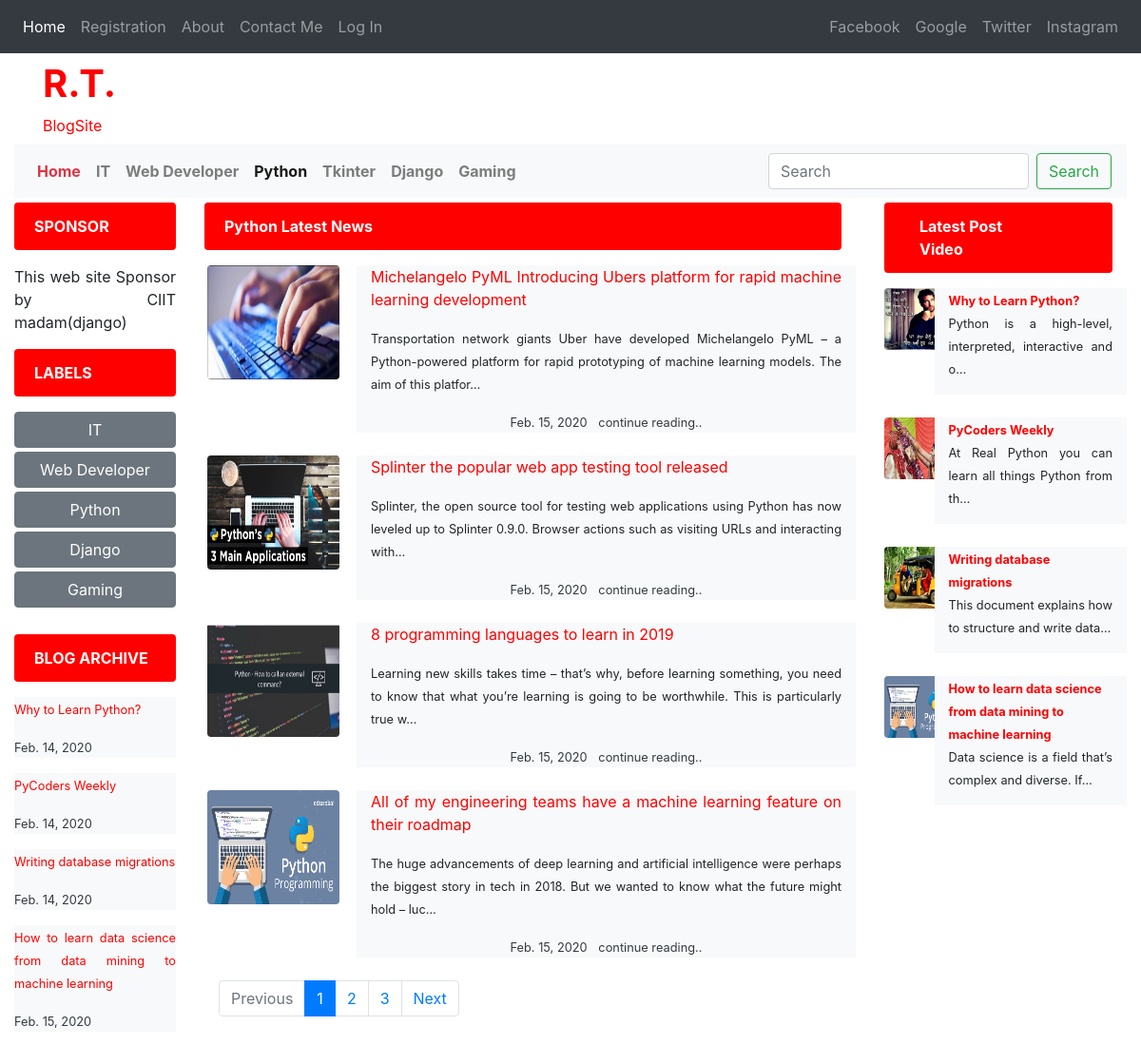
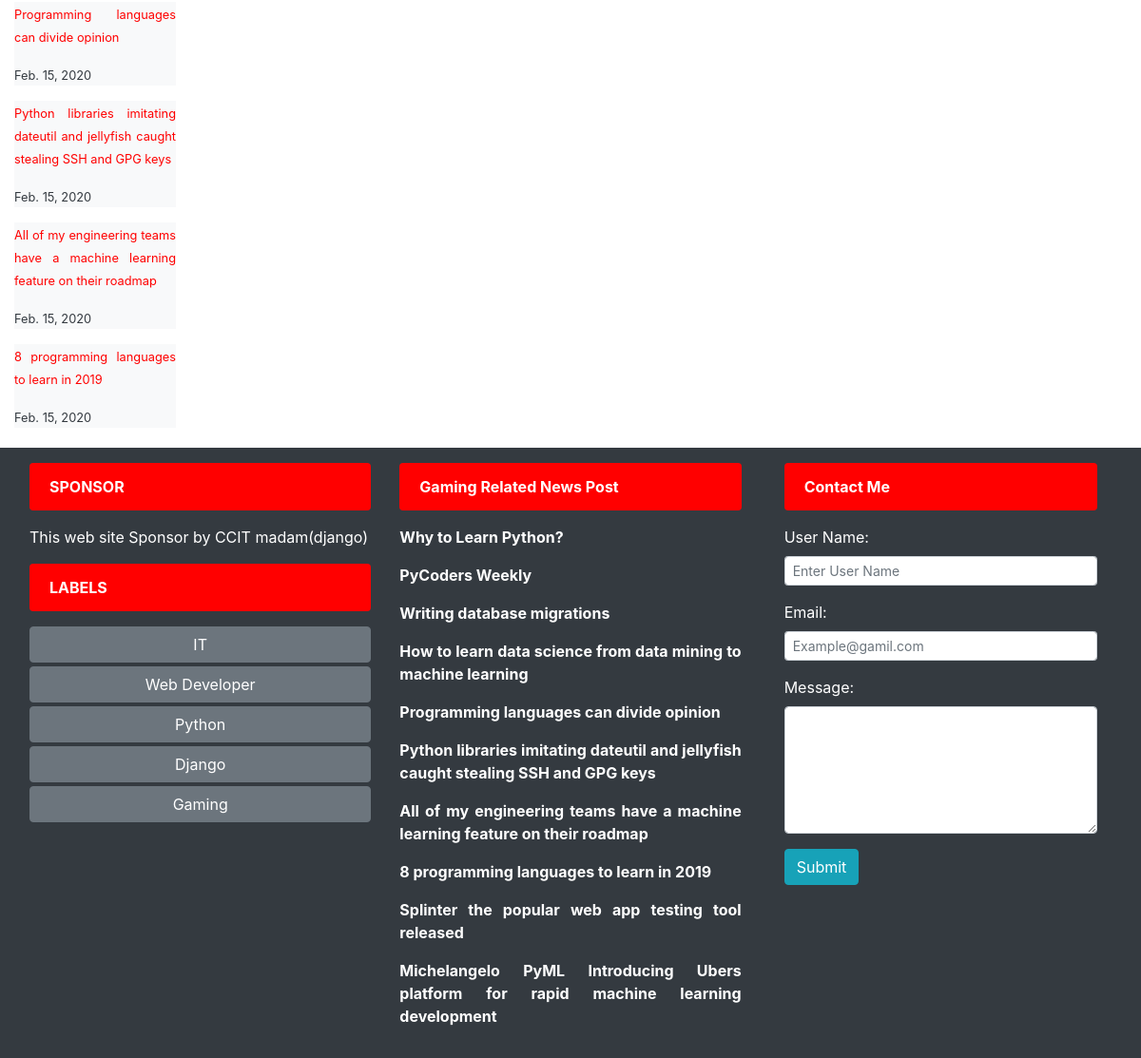
Page /page/python on the committed database (2 pictures, top to bottom).
### post/models.py (models this page shows, shortened)
class News(models.Model):
    news_id = models.AutoField(primary_key=True)
    title = models.CharField(max_length=100)
    heading0 = models.CharField(max_length=140)
    post0 = models.TextField()
    heading1 = models.CharField(max_length=140)
    post1 = models.TextField()
    pub_date = models.DateField()
    file_name = models.FileField(upload_to='image',default=0)
    def get_absolute_url(self):
     return f"/{self.title.replace(' ', '-')}/"

### post/views.py (the view)
# urls.py: path('page/python', views.python, name='python'),
def python(request):
    news2 = News.objects.all().filter(heading0='python')
    python1 =News.objects.filter(heading0='python').order_by('-news_id')
    paginator = Paginator(python1,4)
    page_number = request.GET.get('page')
    page_obj = paginator.get_page(page_number)
    return render(request, 'page/Python.html', {'python1': python1,
                                                'page_obj': page_obj,
                                                'news2':news2})

### post/templates/page/Python.html (shortened to what this page needs)
{% extends 'linkfile.html' %}
{% block page/pythonactive %} active{% endblock page/pythonactive %}
{% block body %}
<div class="col-sm-7">
    <div class="row">
        <div class="col-sm-12">
            <div class="alert colour_banner">
                <strong> Python Latest News</strong>
            </div>
            {% for k in page_obj %}
            <div class=" text-center">
                <div class="row">
                    <div class="col-sm-3">
                        <img src="{{k.file_name.url}}" class="rounded" height="120" width="139" alt="Avatar">
                    </div>
                    <div class="col-sm-9 bg-light ">
                        <a href="{{k.get_absolute_url}}"> <p>{{k.title}}</p></a>
                        <p><small>{{k.post0|truncatechars:170}}</small></p>
                        <span class="text-dark"><small>{{k.pub_date}}&nbsp;&nbsp;</small></span>
                        <a href="{{k.get_absolute_url}}">
                            <span class="text-dark"><small>continue reading..</small></span>
                        </a>
                    </div>
                </div><br>
            </div>
            {% endfor %}
            <div class="container">
                {% if page_obj.has_other_pages %}
                <ul class="pagination">
                    {% if page_obj.has_previous %}
                    <li class="page-item">
                        <a href="?page={{ page_obj.previous_page_number }}" class="page-link">Previous</a>
                    </li>
                    {% else %}
                    <li class="page-item disabled">
                        <a href="" class="page-link"> Previous</a>
                    </li>
                    {% endif %}
                    {% for i in page_obj.paginator.page_range %}
                    {% if page_obj.number == i %}
                    <li class="page-item active">
                        <a href="" class="page-link"> {{i}}</a>
                    </li>
                    {% else %}
                    <li class="page-item">
                        <a href="?page={{i}}" class="page-link"> {{i}}</a>
                    </li>
                    {% endif %}
                    {% endfor %}
                    {% if page_obj.has_next %}
                    <li class="page-item ">
                        <a href="?page={{page_obj.next_page_number }}" class="page-link"> Next</a>
                    </li>
                    {% else %}
                    <li class="page-item disabled">
                        <a href="" class="page-link">Next</a>
                    </li>
                    {% endif %}
                </ul>
                {% endif %}
            </div>
        </div>
    </div>
</div>
{% endblock %}

### post/templates/linkfile.html (shortened to what this page needs)
{% load static %}
<!doctype html>
<html lang="en">
<head>
    <link rel="stylesheet" href="{% static 'css/bootstrap.min.css'%}">
</head>
<body>
<header>
    <nav class="navbar navbar-expand-lg navbar-dark bg-dark">
        <div class="collapse navbar-collapse " id="navbarSupportedContent">
            <ul class="navbar-nav mr-auto">
                <li class="nav-item active">
                    <a class="nav-link" href="{% url 'home' %}" >Home</a>
                </li>
                <li class="nav-item ">
                    <a class="nav-link" href="{% url 'contact'%}">Registration</a>
                 </li>
                <li class="nav-item ">
                <a class="nav-link" href="{% url 'about'%}">About</a>
                </li>
                <li class="nav-item ">
                    <a class="nav-link" href="#contact_me">Contact Me</a>
                </li>
                {% if user.is_authenticated %}
                {% csrf_token %}
                <li class="nav-item ">
                    <a class="nav-link" href="{% url 'logout'%}">Log Out</a>
                </li>
                <li class="nav-item ">
                    <a class="nav-link" href="#">welcome {{request.user}}</a>
                </li>
                {% else %}
                <li class="nav-item ">
                    <a class="nav-link" href="{% url 'login'%}">Log In</a>
                </li>
                {% endif %}
            </ul>
        </div>
        <div class="collapse navbar-collapse" id="navbar-right">
            <ul class="navbar-nav ml-auto">
                <li class="nav-item">
                    <a href="#" class="nav-link">Facebook</a>
                </li>
                <li class="nav-item">
                    <a href="#" class="nav-link">Google</a>
                </li>
                <li class="nav-item">
                    <a href="#" class="nav-link">Twitter</a>
                </li>
                <li class="nav-item">
                    <a href="#" class="nav-link">Instagram</a>
                </li>
            </ul>
        </div>
    </nav>
</header>
<div class="container my-2" style="color:red;">
    <h1 ><strong>R.T. </strong></h1>BlogSite
</div>
<div class="container-fluid">
    <nav class="navbar navbar-expand-md navbar-light  bg-light">
        <div class="collapse navbar-collapse" id="navbarSupported">
            <ul class="navbar-nav mr-auto">
                <li class="nav-item">
                    <a class="nav-link text-danger " href="/"><strong>Home</strong></a>
                </li>
                <li class="nav-item {% block page/itactive %} {% endblock page/itactive %} ">
                    <a class="nav-link" href="/page/it"><strong>IT </strong></a>
                </li>
                <li class="nav-item {% block page/webdevloperactive %} {% endblock page/webdevloperactive %}">
                    <a class="nav-link" href="/page/webdevloper"><strong>Web Developer</strong></a>
                </li>
                <li class="nav-item {% block page/pythonactive %} {% endblock page/pythonactive %}">
                    <a class="nav-link" href="/page/python"><strong>Python</strong></a>
                </li>
                <li class="nav-item {% block page/tkinteractive %} {% endblock page/tkinteractive %}">
                    <a class="nav-link" href="/page/tkinter"><strong>Tkinter</strong></a>
                </li>
                <li class="nav-item {% block page/djangoactive %} {% endblock page/djangoactive %}">
                    <a class="nav-link" href="/page/django"><strong>Django</strong></a>
                </li>
                <li class="nav-item {% block page/gamingactive %} {% endblock page/gamingactive %}">
                    <a class="nav-link" href="/page/gaming"><strong>Gaming</strong></a>
                </li>
            </ul>
            <form method="get" action="/search" class="form-inline my-2 my-lg-0">
                <input class="form-control mr-sm-2" name="query" id="query" type="search" placeholder="Search" aria-label="Search">
                <button class="btn btn-outline-success my-2 my-sm-0" type="submit">Search</button>
            </form>
        </div>
    </nav>
</div>
<div class="container-fluid" style="margin-top:5px">
    <div class="row">
        <div class="col-sm-2">
            <div class=" alert  colour_banner">
                <strong>SPONSOR</strong>
            </div>
            <p>This web site Sponsor by CIIT madam(django)</p>
            <div  class="alert  colour_banner">
                <strong>LABELS</strong>
            </div>
            <a href="/page/it"><div type="button" class="btn btn-secondary btn-block my-1 btn-md">IT</div></a>
            <a href="/page/webdevloper"><div type="button" class="btn btn-secondary my-1 btn-block btn-md">Web Developer</div></a>
            <a href="/page/python"><div type="button" class="btn btn-secondary my-1 btn-block btn-md">Python</div></a>
            <a href="/page/django"> <div type="button" class="btn btn-secondary my-1 btn-block btn-md">Django</div></a>
            <a href="/page/gaming"> <div type="button" class="btn btn-secondary my-1 btn-block btn-md">Gaming</div></a><br>
            <div class="alert  colour_banner">
                <strong>BLOG ARCHIVE</strong>
            </div>
            {% for post in news2|slice:8 %}
            <div class="bg-light text-dark">
            <a href="{{k.get_absolute_url}}"><p><small>{{post.title}}</small></p></a>
            <p><small>{{post.pub_date}}</small></p>
            </div>
            {% endfor %}
        </div>
{% block body %} {% endblock %}
        <div class="col-sm-3">
            <div class="raw">
                <div class="col-sm-12">
                    <div class="alert colour_banner">
                        <a href="#"><span class="text-white p-3"><strong> Latest Post</strong></span></a>
                        <a href="#"><span class="text-white p-3"><strong> Video</strong></span></a>
                    </div>
                    {% for k in news2|slice:4 %}
                        <div class="row">
                            <div class="col-sm-3">
                                <div class="well">
                                    <img src="{{k.file_name.url}}" class="rounded" height="65" width="75" alt="Avatar">
                                </div>
                            </div>
                            <div class="col-sm-9 bg-light ">
                                <a href="{{k.get_absolute_url}}"><small><b>{{k.title}}</b></small></a>
                                <p><small>{{k.post0|truncatechars:55}}</small></p>
                            </div>
                        </div><br>
                    {% endfor %}
                </div>
            </div>
        </div>
    </div>
</div>
<footer class="container-fluid bg-dark text-white">
    <div class="container-fluid p-3" style="margin-top:5px">
        <div class="row">
            <div class="col-sm-4">
                <div class=" alert  colour_banner">
                    <strong>SPONSOR</strong>
                </div>
                <p>This web site Sponsor by CCIT madam(django)</p>
                <div  class="alert  colour_banner">
                    <strong>LABELS</strong>
                </div>
                <a href="/page/it"><div type="button" class="btn btn-secondary btn-block my-1 btn-md">IT</div></a>
                <a href="/page/webdevloper"><div type="button" class="btn btn-secondary my-1 btn-block btn-md">Web Developer</div></a>
                <a href="/page/python"><div type="button" class="btn btn-secondary my-1 btn-block btn-md">Python</div></a>
                <a href="/page/django"> <div type="button" class="btn btn-secondary my-1 btn-block btn-md">Django</div></a>
                <a href="/page/gaming"> <div type="button" class="btn btn-secondary my-1 btn-block btn-md">Gaming</div></a><br>
            </div>
            <div class="col-sm-4">
                <div class="row">
                    <div class="col-sm-12 ">
                        <div class="alert colour_banner">
                            <strong>Gaming Related News Post</strong>
                        </div>
                        {% for k in news2|slice:10 %}
                        <a href="{{k.get_absolute_url}}">
                            <strong><p class="text-white">{{k.title}} </p></strong>
                        </a>
                        {% endfor %}
                    </div>
                </div>
            </div>
            <div class="col-sm-4">
                <div class="raw">
                    <div class="col-sm-12">
                        <div  id="contact_me"  class="alert colour_banner">
                            <strong> Contact Me</strong>
                        </div>
                        <form  method="POST">
                            <div class="form-group ">
                                <label for="username">User Name:</label>
                                <input type="text" class="form-control form-control-sm" id="username"
                                       placeholder="Enter User Name" name="username" required>
                            </div>
                            <div class="form-group ">
                                <label for="uemail">Email:</label>
                                <input type="email" class="form-control form-control-sm" id="uemail"
                                       placeholder="Example@gamil.com" name="uemail" required>
                            </div>
                            <div class="form-group">
                                <label for="umessage">Message:</label>
                                <textarea name="umessage" id="umessage" class="form-control" rows='5' ></textarea>
                            </div>
                            <button type="submit" class="btn btn-info">Submit</button>
                        </form>
                    </div>
                </div>
            </div>
        </div>
    </div>
</footer>
</body>
</html>

### post/templates/linkfile.html (style rules this page uses)
a { text-decoration: none; color:red; }
p { text-align: justify; }
a:link { text-decoration: none; }
.colour_banner { color:white; background-color:red; }

### rows in the picture
News: title "Why to Learn Python?", pub_date "Feb. 14, 2020", file_name (picture), post0 "Python is a high-level, interpreted, interactive and o…"
News: title "PyCoders Weekly", pub_date "Feb. 14, 2020", file_name (picture), post0 "At Real Python you can learn all things Python from th…"
News: title "Writing database migrations", pub_date "Feb. 14, 2020", file_name (picture), post0 "This document explains how to structure and write data…"
News: title "How to learn data science from data mining to machine learning", pub_date "Feb. 15, 2020", file_name (picture), post0 "Data science is a field that’s complex and diverse. If…"
News: title "Programming languages can divide opinion", pub_date "Feb. 15, 2020"
News: title "Python libraries imitating dateutil and jellyfish caught stealing SSH and GPG keys", pub_date "Feb. 15, 2020"
News: title "All of my engineering teams have a machine learning feature on their roadmap", pub_date "Feb. 15, 2020", file_name (picture), post0 "The huge advancements of deep learning and artificial intelligence were perhaps the biggest story in tech in 2018. But we wanted to know what the future might hold – luc…"
News: title "8 programming languages to learn in 2019", pub_date "Feb. 15, 2020", file_name (picture), post0 "Learning new skills takes time – that’s why, before learning something, you need to know that what you’re learning is going to be worthwhile. This is particularly true w…"
News: file_name (picture), title "Michelangelo PyML Introducing Ubers platform for rapid machine learning development", post0 "Transportation network giants Uber have developed Michelangelo PyML – a Python-powered platform for rapid prototyping of machine learning models. The aim of this platfor…", pub_date "Feb. 15, 2020"
News: file_name (picture), title "Splinter the popular web app testing tool released", post0 "Splinter, the open source tool for testing web applications using Python has now leveled up to Splinter 0.9.0. Browser actions such as visiting URLs and interacting with…", pub_date "Feb. 15, 2020"

### other values in the picture
{{ i }} "1"
{{ i }} "2" "3"
